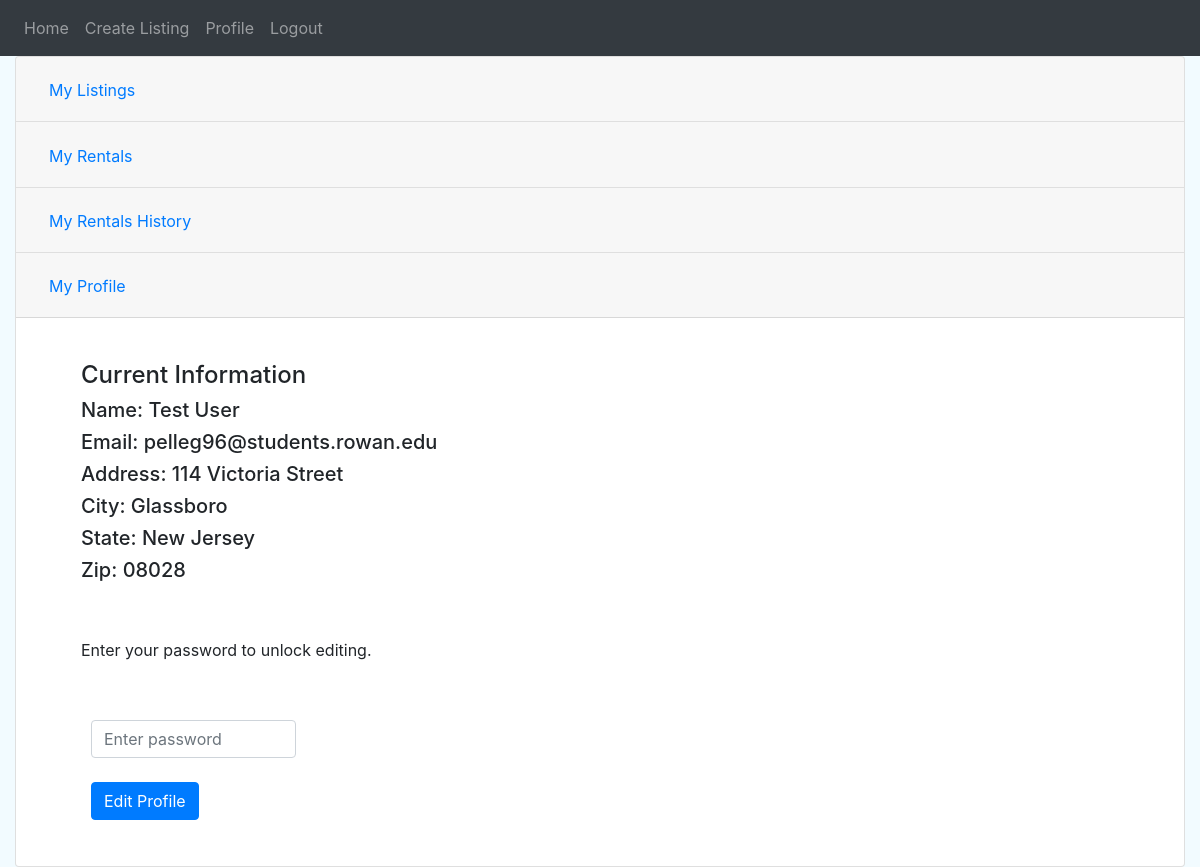
Screenshot of /profile (signed in) with the database file from the repository.
### website/models.py (models this page shows)
class User(db.Model, UserMixin):  # LEFT OUT TABLE NAMES BC IT COMPLICATED THINGS
    id = db.Column(db.Integer, primary_key=True)
    email = db.Column(db.String(150), unique=True)
    password = db.Column(db.String(150))
    first_name = db.Column(db.String(150), nullable=False)
    last_name = db.Column(db.String(150), nullable=False)
    date_created = db.Column(db.DATETIME, default=datetime.utcnow, index=True)
    street = db.Column(db.String(255))  # LEAVING NULLABLE SO NOT SO DEMANDING AT SIGN UP
    location_id = db.Column(db.Integer, db.ForeignKey("location.id"))
    items = db.relationship("Item", backref="owner")
    orders = db.relationship("Order", backref="renter")
    reviews = db.relationship("Review", backref="user")

class Location(db.Model):
    id = db.Column(db.Integer, primary_key=True, index=True)
    city = db.Column(db.String(255), nullable=False)
    state = db.Column(db.String(2), nullable=False)
    zip = db.Column(db.String(5), nullable=False)
    users = db.relationship("User", backref="location")

### website/user_profile.py (the view, shortened to what this page needs)
@user_profile.route('/profile', methods=['GET', 'POST'])
@login_required
def profile_page():
    global check_auth
    user = current_user
    location = Location.query.get(user.location_id)
    list_item = []
    list_item_user = []
    list_user_location = []
    print(list_item)
    for oneOrder in user.orders:
        order_item = Item.query.get(oneOrder.item_id)
        item_user = User.query.get(order_item.owner_id)
        user_location = Location.query.get(item_user.location_id)
        list_item.append(order_item)
        list_item_user.append(item_user)
        list_user_location.append(user_location)
    return render_template("profile_dash.html", user=user, checkAuth=check_auth, location=location, listItem=list_item,
                           listItemUser=list_item_user, listUserLocation=list_user_location)

### website/templates/profile_dash.html (shortened to what this page needs)
{% extends "base.html" %} {% block title %}Profile{% endblock %} {% block content %}
<head>
  <link rel="stylesheet" href="../static/css/profile.css" />
</head>
<div class="accordion" id="accordionItem">
  <div class="card">
    <div class="card-header" id="headingOne">
      <h2 class="mb-0">
        <button class="btn btn-link collapsed" type="button" data-toggle="collapse" data-target="#collapseOne" aria-expanded="true" aria-controls="collapseOne">
          My Listings
        </button>
      </h2>
    </div>
  </div>
  <div class="card">
    <div class="card-header" id="headingTwo">
      <h2 class="mb-0">
        <button class="btn btn-link collapsed" type="button" data-toggle="collapse" data-target="#collapseTwo" aria-expanded="false" aria-controls="collapseTwo">
          My Rentals
        </button>
      </h2>
    </div>
  </div>
  <div class="card">
    <div class="card-header" id="headingThree">
      <h2 class="mb-0">
        <button class="btn btn-link collapsed" type="button" data-toggle="collapse" data-target="#collapseThree" aria-expanded="false" aria-controls="collapseThree">
          My Rentals History
        </button>
      </h2>
    </div>
  </div>
  <div class="card">
    <div class="card-header" id="headingThree">
      <h2 class="mb-0">
        <button class="btn btn-link" type="button" data-toggle="collapse" data-target="#collapseFour" aria-expanded="false" aria-controls="collapseFour">
          My Profile
        </button>
      </h2>
    </div>
    <div id="collapseFour" class="collapse show" aria-labelledby="headingFour" data-parent="#accordionItem">
      <div class="card-body">
        <div>
          <br>
          <h4>Current Information</h4>
          <h5>Name: {{ user.first_name }} {{ user.last_name }}</h5>
          <h5>Email: {{ user.email }}</h5>
          <h5>Address: {{ user.street }}</h5>
          <h5>City: {{ user.location.city }}</h5>
          <h5>State: {{ user.location.state }}</h5>
          <h5>Zip: {{ user.location.zip }}</h5>
          <br>
          <br>
          <form method="POST">
            {% if checkAuth %}
            <div class="form-group">
                <label for="firstName"></label><input
                      type="text"
                      class="form-control"
                      id="firstName"
                      name="firstName"
                      placeholder="First Name"
              />
            </div>
            <div class="form-group">
                <label for="lastName"></label><input
                      type="text"
                      class="form-control"
                      id="lastName"
                      name="lastName"
                      placeholder="Last Name"
              />
            </div>
            <div class="form-group">
                <label for="email"></label><input
                      type="text"
                      class="form-control"
                      id="email"
                      name="email"
                      placeholder="Email"
              />
            </div>
            <div class="address">
                <label for="street"></label><input
                      type="text"
                      class="form-control"
                      id="street"
                      name="street"
                      placeholder="Street Address"
              />
            </div>
            <div class="form-group">
                <label for="city"></label><input
                      type="text"
                      class="form-control"
                      id="city"
                      name="city"
                      placeholder="City"
              />
            </div>
            <div class="form-group">
                <label for="state"></label><input
                      type="text"
                      class="form-control"
                      id="state"
                      name="state"
                      placeholder="State"
              />
            </div>
            <div class="form-group">
                <label for="zip"></label><input
                      type="text"
                      class="form-control"
                      id="zip"
                      name="zip"
                      placeholder="Zip code"
              />
            </div>
            <br>
            <div class="password">
              <div class="form-group">
                  <label for="newPassword"></label><input
                        type="password"
                        class="form-control"
                        id="newPassword"
                        name="newPassword"
                        placeholder="New Password"
                />
              </div>
              <div class="form-group">
                  <label for="confPassoword"></label><input
                        type="password"
                        class="form-control"
                        id="confPassoword"
                        name="confPassword"
                        placeholder="Confirm Password"
                />
              </div>
              <button type="submit" name="submitNewInfo" id="submitNewInfo" value="Update Profile" class="btn btn-primary"></button>
              <br>
            </div>
            <br>
            {% else %}
            Enter your password to unlock editing.
            <br><br>
            <div class="form-group">
                <label for="password"></label><input
                      type="password"
                      class="form-control"
                      id="password"
                      name="password"
                      placeholder="Enter password"
              />
              <br>
              <button type="submit" name="submit" value="Edit Profile" class="btn btn-primary">Edit Profile</button>
              <br>
            </div>
          </form>
        </div>
      </div>
    </div>
  </div>
</div>
        {% endif %}
        {% endblock %}

### website/static/css/profile.css (style rules this page uses)
.card-body { padding-left: 65px; }
.form-group { display:inline-block; padding:10px; width: 225px; }

### rows the page displays
User: first_name "Test", last_name "User", email "pelleg96@students.rowan.edu", street "114 Victoria Street"
Location: location.city "Glassboro", location.state "New Jersey", location.zip "08028"
